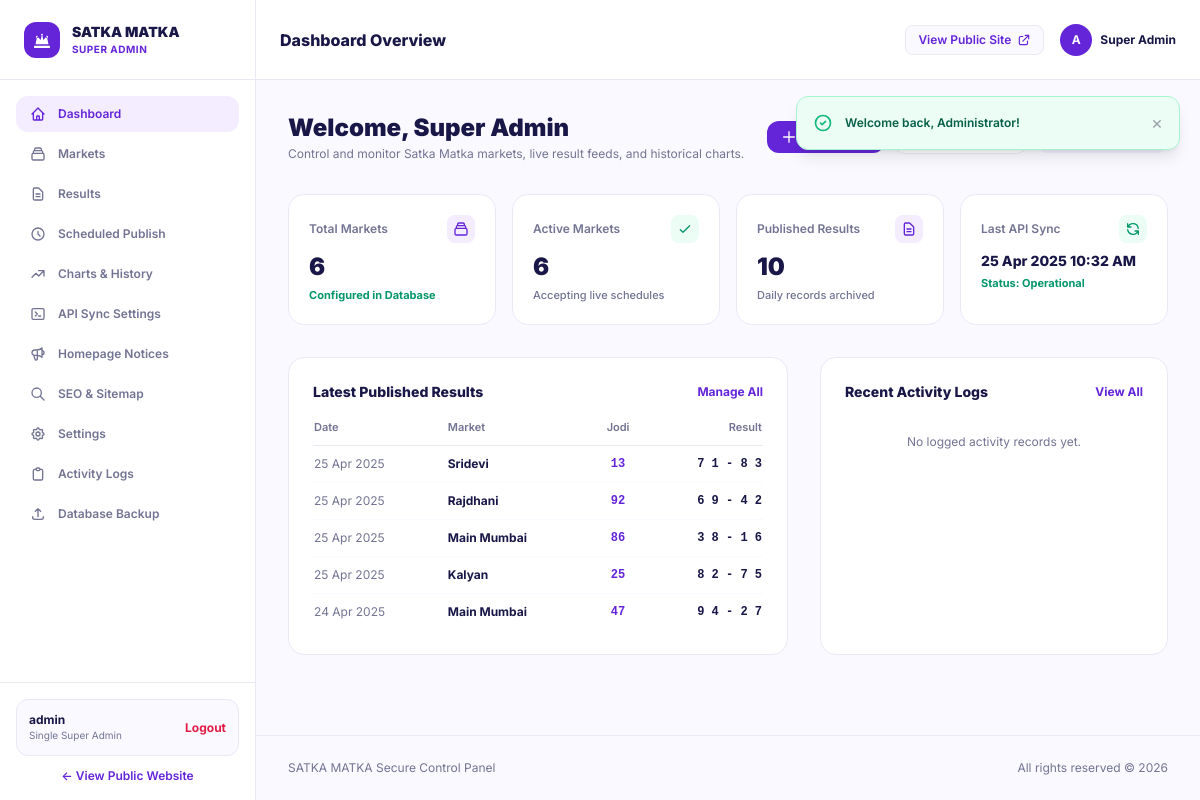
Page /admin/dashboard.php (signed in) on the committed database.
### tables this page shows
CREATE TABLE IF NOT EXISTS settings (
    id INT AUTO_INCREMENT PRIMARY KEY,
    setting_key VARCHAR(100) NOT NULL UNIQUE,
    setting_value TEXT NULL,
    setting_group VARCHAR(50) NOT NULL DEFAULT 'general',
    description VARCHAR(255) NULL,
    updated_at DATETIME NOT NULL DEFAULT CURRENT_TIMESTAMP ON UPDATE CURRENT_TIMESTAMP
);

CREATE TABLE IF NOT EXISTS results (
    id INT AUTO_INCREMENT PRIMARY KEY,
    market_id INT NOT NULL,
    result_date DATE NOT NULL,
    open_panna VARCHAR(10) NULL,
    open_digit VARCHAR(5) NULL,
    close_digit VARCHAR(5) NULL,
    close_panna VARCHAR(10) NULL,
    open_display VARCHAR(20) NULL,
    close_display VARCHAR(20) NULL,
    jodi VARCHAR(10) NULL,
    full_result VARCHAR(50) NULL,
    status VARCHAR(20) NOT NULL DEFAULT 'published',
    published_at DATETIME NULL,
    created_at DATETIME NOT NULL DEFAULT CURRENT_TIMESTAMP,
    updated_at DATETIME NOT NULL DEFAULT CURRENT_TIMESTAMP ON UPDATE CURRENT_TIMESTAMP,
    UNIQUE KEY uq_market_date (market_id, result_date),
    INDEX idx_result_date (result_date),
    INDEX idx_market_id (market_id)
);

CREATE TABLE IF NOT EXISTS markets (
    id INT AUTO_INCREMENT PRIMARY KEY,
    name VARCHAR(100) NOT NULL,
    slug VARCHAR(120) NOT NULL UNIQUE,
    open_time VARCHAR(20) NOT NULL,
    close_time VARCHAR(20) NOT NULL,
    status VARCHAR(20) NOT NULL DEFAULT 'active',
    is_live TINYINT(1) NOT NULL DEFAULT 0,
    is_featured TINYINT(1) NOT NULL DEFAULT 1,
    display_order INT NOT NULL DEFAULT 0,
    seo_title VARCHAR(255) NULL,
    seo_description TEXT NULL,
    created_at DATETIME NOT NULL DEFAULT CURRENT_TIMESTAMP,
    updated_at DATETIME NOT NULL DEFAULT CURRENT_TIMESTAMP ON UPDATE CURRENT_TIMESTAMP
);

### app/models/Market.php (called while the page is built, shortened)
<?php
class Market {
    public static function count(): int {
        $pdo = Database::getConnection();
        return (int)$pdo->query("SELECT COUNT(*) FROM markets")->fetchColumn();
    }
    public static function countActive(): int {
        $pdo = Database::getConnection();
        return (int)$pdo->query("SELECT COUNT(*) FROM markets WHERE status = 'active'")->fetchColumn();
    }
}

### app/models/Result.php (called while the page is built, shortened)
<?php
class Result {
    public static function count(): int {
        $pdo = Database::getConnection();
        return (int)$pdo->query("SELECT COUNT(*) FROM results WHERE status = 'published'")->fetchColumn();
    }
    public static function allPaginated(int $limit = 15, int $offset = 0, array $filters = []): array {
        $pdo = Database::getConnection();
        $sql = "
            SELECT r.*, m.name as market_name, m.slug as market_slug
            FROM results r
            JOIN markets m ON r.market_id = m.id
            WHERE 1=1
        ";
        $params = [];
        $sql .= " ORDER BY r.result_date DESC, r.id DESC LIMIT ? OFFSET ?";
        $params[] = $limit;
        $params[] = $offset;
        $stmt = $pdo->prepare($sql);
        foreach ($params as $idx => $val) {
            $stmt->bindValue($idx + 1, $val, is_int($val) ? PDO::PARAM_INT : PDO::PARAM_STR);
        }
        $stmt->execute();
        return $stmt->fetchAll();
    }
}

### app/models/Setting.php (called while the page is built, shortened)
<?php
class Setting {
    private static array $cache = [];
    public static function get(string $key, ?string $default = null): ?string {
        try {
            $pdo = Database::getConnection();
            $stmt = $pdo->prepare("SELECT setting_value FROM settings WHERE setting_key = ?");
            $stmt->execute([$key]);
            $val = $stmt->fetchColumn();
            if ($val !== false) {
                self::$cache[$key] = (string)$val;
                return self::$cache[$key];
            }
        } catch (Exception $e) {
        }
        return $default;
    }
}

### app/helpers/security.php (called while the page is built, shortened)
<?php
function e(?string $value): string {
    return htmlspecialchars($value ?? '', ENT_QUOTES | ENT_SUBSTITUTE, 'UTF-8');
}

### app/helpers/common.php (called while the page is built, shortened)
<?php
function format_app_date(?string $dateStr, string $format = 'd M Y'): string {
    try {
        $dt = new DateTime($dateStr);
        return $dt->format($format);
    } catch (Exception $e) {
        return $dateStr;
    }
}

### admin/dashboard.php (the view, shortened to what this page needs)
<?php
$totalMarkets = Market::count();
$activeMarkets = Market::countActive();
$totalResults = Result::count();
$lastSyncTime = Setting::get('last_sync_time', '25 Apr 2025 10:32 AM');
$recentLogs = Admin::getRecentLogs(8);
$latestResults = Result::allPaginated(5, 0);
require __DIR__ . '/includes/head.php';
require __DIR__ . '/includes/sidebar.php';
?>
<div class="flex-1 flex flex-col min-w-0">
  <?php require __DIR__ . '/includes/header.php'; ?>
  <?php require __DIR__ . '/../../includes/flash-message.php'; ?>
  <main class="p-6 sm:p-8 space-y-8 flex-1">
    <div class="flex flex-col sm:flex-row sm:items-center justify-between gap-4">
      <div>
        <h1 class="text-2xl font-black text-[#191747]">Welcome, Super Admin</h1>
        <p class="text-xs text-[#737493] mt-0.5">Control and monitor Satka Matka markets, live result feeds, and historical charts.</p>
      </div>
      <div class="flex flex-wrap items-center gap-2">
        <a href="/admin/markets/create.php" class="px-3.5 py-2 rounded-xl bg-[#6425D9] hover:bg-[#521ec2] text-white text-xs font-bold flex items-center gap-1.5 shadow-xs transition">
          <svg class="w-4 h-4" fill="none" viewBox="0 0 24 24" stroke="currentColor"><path stroke-linecap="round" stroke-linejoin="round" stroke-width="2" d="M12 4v16m8-8H4"/></svg>
          <span>Add Market</span>
        </a>
        <a href="/admin/results/create.php" class="px-3.5 py-2 rounded-xl bg-white border border-[#EAE8F5] hover:bg-[#FAF9FF] text-[#191747] text-xs font-bold flex items-center gap-1.5 shadow-xs transition">
          <span>Publish Result</span>
        </a>
        <a href="/admin/api-settings/sync-now.php" class="px-3.5 py-2 rounded-xl bg-[#F3EDFF] hover:bg-[#e7d8ff] text-[#6425D9] text-xs font-bold flex items-center gap-1.5 transition">
          <span>Sync API Now</span>
        </a>
      </div>
    </div>
    <div class="grid grid-cols-1 sm:grid-cols-2 lg:grid-cols-4 gap-4">
      <div class="bg-white rounded-2xl border border-[#EAE8F5] p-5 shadow-xs">
        <div class="flex items-center justify-between text-[#737493] mb-2 text-xs font-semibold">
          <span>Total Markets</span>
          <div class="w-7 h-7 rounded-lg bg-[#F3EDFF] text-[#6425D9] flex items-center justify-center">
            <svg class="w-4 h-4" fill="none" viewBox="0 0 24 24" stroke="currentColor"><path stroke-linecap="round" stroke-linejoin="round" stroke-width="2" d="M19 11H5m14 0a2 2 0 012 2v6a2 2 0 01-2 2H5a2 2 0 01-2-2v-6a2 2 0 012-2m14 0V9a2 2 0 00-2-2M5 11V9a2 2 0 012-2m0 0V5a2 2 0 012-2h6a2 2 0 012 2v2M7 7h10"/></svg>
          </div>
        </div>
        <div class="text-2xl font-black text-[#191747]"><?= $totalMarkets ?></div>
        <div class="text-[11px] text-emerald-600 font-bold mt-1">Configured in Database</div>
      </div>
      <div class="bg-white rounded-2xl border border-[#EAE8F5] p-5 shadow-xs">
        <div class="flex items-center justify-between text-[#737493] mb-2 text-xs font-semibold">
          <span>Active Markets</span>
          <div class="w-7 h-7 rounded-lg bg-emerald-50 text-emerald-600 flex items-center justify-center">
            <svg class="w-4 h-4" fill="none" viewBox="0 0 24 24" stroke="currentColor"><path stroke-linecap="round" stroke-linejoin="round" stroke-width="2" d="M5 13l4 4L19 7"/></svg>
          </div>
        </div>
        <div class="text-2xl font-black text-[#191747]"><?= $activeMarkets ?></div>
        <div class="text-[11px] text-[#737493] font-medium mt-1">Accepting live schedules</div>
      </div>
      <div class="bg-white rounded-2xl border border-[#EAE8F5] p-5 shadow-xs">
        <div class="flex items-center justify-between text-[#737493] mb-2 text-xs font-semibold">
          <span>Published Results</span>
          <div class="w-7 h-7 rounded-lg bg-[#F3EDFF] text-[#6425D9] flex items-center justify-center">
            <svg class="w-4 h-4" fill="none" viewBox="0 0 24 24" stroke="currentColor"><path stroke-linecap="round" stroke-linejoin="round" stroke-width="2" d="M9 12h6m-6 4h6m2 5H7a2 2 0 01-2-2V5a2 2 0 012-2h5.586a1 1 0 01.707.293l5.414 5.414a1 1 0 01.293.707V19a2 2 0 01-2 2z"/></svg>
          </div>
        </div>
        <div class="text-2xl font-black text-[#191747]"><?= $totalResults ?></div>
        <div class="text-[11px] text-[#737493] font-medium mt-1">Daily records archived</div>
      </div>
      <div class="bg-white rounded-2xl border border-[#EAE8F5] p-5 shadow-xs">
        <div class="flex items-center justify-between text-[#737493] mb-2 text-xs font-semibold">
          <span>Last API Sync</span>
          <div class="w-7 h-7 rounded-lg bg-emerald-50 text-emerald-600 flex items-center justify-center">
            <svg class="w-4 h-4" fill="none" viewBox="0 0 24 24" stroke="currentColor"><path stroke-linecap="round" stroke-linejoin="round" stroke-width="2" d="M4 4v5h.582m15.356 2A8.001 8.001 0 004.582 9m0 0H9m11 11v-5h-.581m0 0a8.003 8.003 0 01-15.357-2m15.357 2H15"/></svg>
          </div>
        </div>
        <div class="text-sm font-extrabold text-[#191747] mt-1"><?= e($lastSyncTime) ?></div>
        <div class="text-[11px] text-emerald-600 font-bold mt-1">Status: Operational</div>
      </div>
    </div>
    <div class="grid grid-cols-1 lg:grid-cols-12 gap-8">
      <div class="lg:col-span-7 bg-white rounded-2xl border border-[#EAE8F5] p-6 shadow-xs">
        <div class="flex items-center justify-between mb-4">
          <h2 class="font-extrabold text-sm text-[#191747]">Latest Published Results</h2>
          <a href="/admin/results/index.php" class="text-xs font-bold text-[#6425D9] hover:underline">Manage All</a>
        </div>
        <div class="overflow-x-auto">
          <table class="w-full text-left text-xs">
            <thead>
              <tr class="text-[#737493] border-b border-[#EAE8F5] text-[11px]">
                <th class="pb-2.5 font-semibold">Date</th>
                <th class="pb-2.5 font-semibold">Market</th>
                <th class="pb-2.5 font-semibold text-center">Jodi</th>
                <th class="pb-2.5 font-semibold text-right">Result</th>
              </tr>
            </thead>
            <tbody class="divide-y divide-[#FAF9FF] text-[#191747]">
              <?php foreach ($latestResults as $lr): ?>
                <tr class="hover:bg-[#FAF9FF]">
                  <td class="py-2.5 text-[#737493] whitespace-nowrap"><?= format_app_date($lr['result_date'], 'd M Y') ?></td>
                  <td class="py-2.5 font-bold"><?= e($lr['market_name']) ?></td>
                  <td class="py-2.5 text-center font-mono font-bold text-[#6425D9]"><?= e($lr['jodi'] ?: '--') ?></td>
                  <td class="py-2.5 text-right font-mono font-black"><?= e($lr['full_result']) ?></td>
                </tr>
              <?php endforeach; ?>
            </tbody>
          </table>
        </div>
      </div>
      <div class="lg:col-span-5 bg-white rounded-2xl border border-[#EAE8F5] p-6 shadow-xs">
        <div class="flex items-center justify-between mb-4">
          <h2 class="font-extrabold text-sm text-[#191747]">Recent Activity Logs</h2>
          <a href="/admin/logs/index.php" class="text-xs font-bold text-[#6425D9] hover:underline">View All</a>
        </div>
        <div class="space-y-3">
          <?php if (empty($recentLogs)): ?>
            <p class="text-xs text-[#737493] py-4 text-center">No logged activity records yet.</p>
          <?php endif; ?>
        </div>
      </div>
    </div>
  </main>
  <?php require __DIR__ . '/includes/footer.php'; ?>

### assets/css/app.css (style rules this page uses)
:root { --primary-purple: #6425D9; --deep-purple: #35156F; --light-purple: #F3EDFF; --main-bg: #FFFFFF; --soft-bg: #FAF9FF; --primary-text: #191747; --secondary-text: #737493; --border-color: #EAE8F5; --success-green: #16A779; }
body { font-family: 'Inter', -apple-system, BlinkMacSystemFont, 'Segoe UI', Roboto, Helvetica, Arial, sans-serif; color: var(--primary-text); background-color: var(--soft-bg); -webkit-font-smoothing: antialiased; }

### rows in the picture
settings: setting_value "25 Apr 2025 10:32 AM"
results: result_date "25 Apr 2025", market.name "Sridevi", jodi "13", full_result "7 1 - 8 3"
results: result_date "25 Apr 2025", market.name "Rajdhani", jodi "92", full_result "6 9 - 4 2"
results: result_date "25 Apr 2025", market.name "Main Mumbai", jodi "86", full_result "3 8 - 1 6"
results: result_date "25 Apr 2025", market.name "Kalyan", jodi "25", full_result "8 2 - 7 5"
results: result_date "24 Apr 2025", market.name "Main Mumbai", jodi "47", full_result "9 4 - 2 7"

### other values in the picture
$pageTitle "Dashboard Overview"
$f['message'] "Welcome back, Administrator!"
$totalMarkets "6"
$activeMarkets "6"
$totalResults "10"
